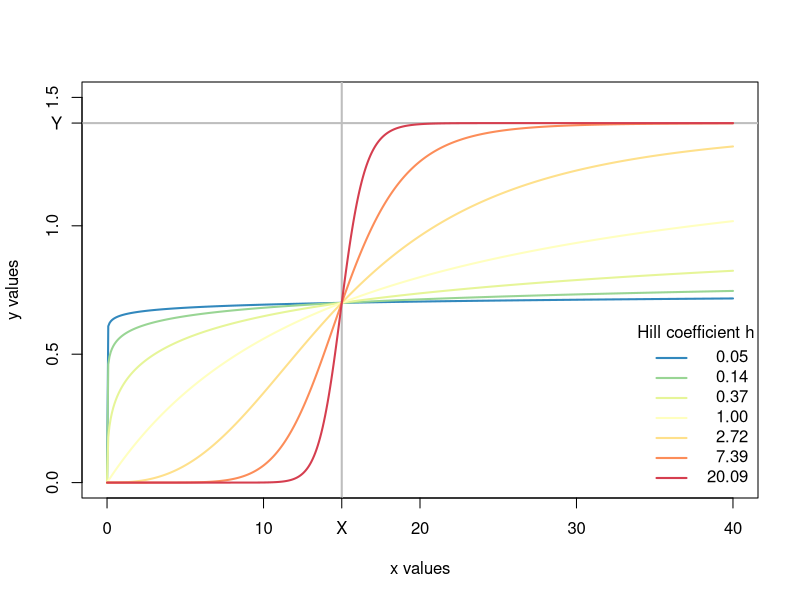
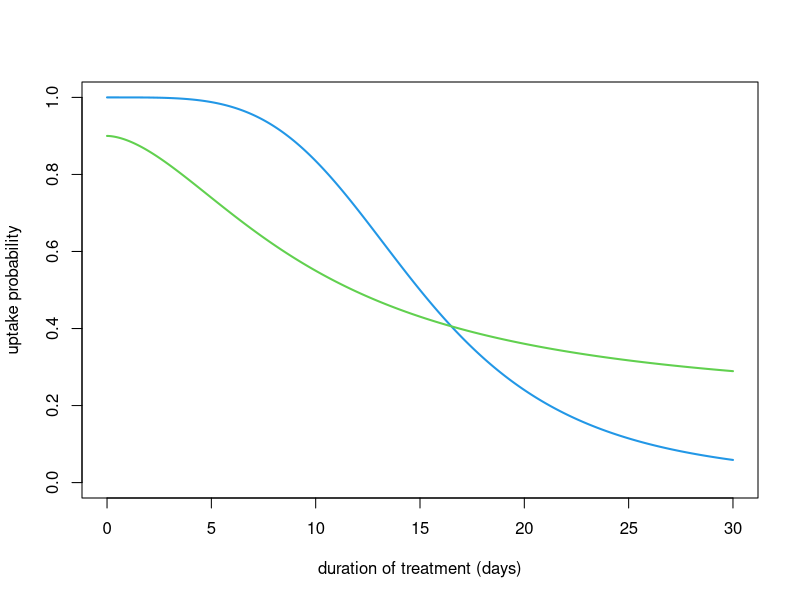
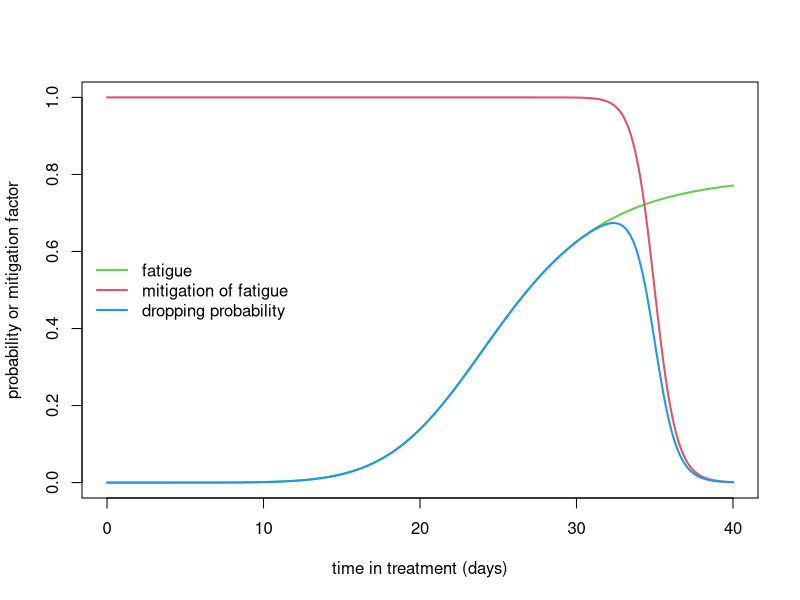
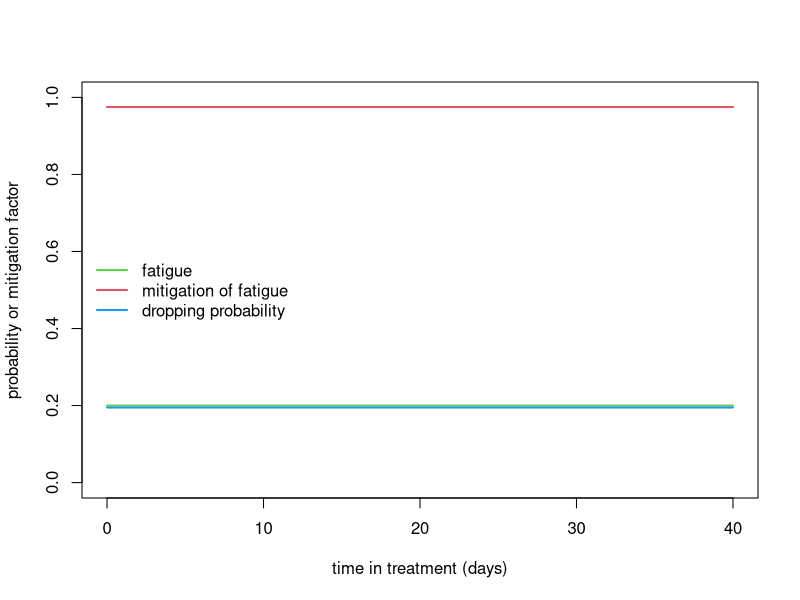
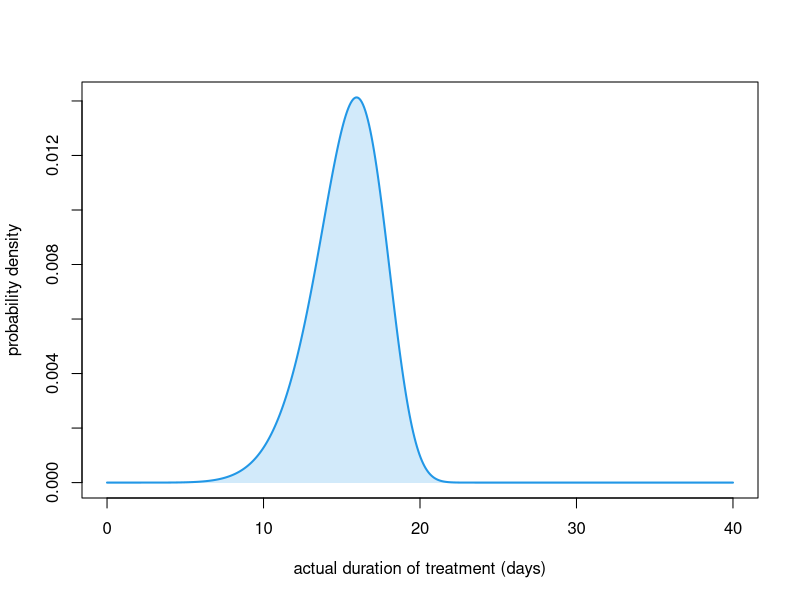
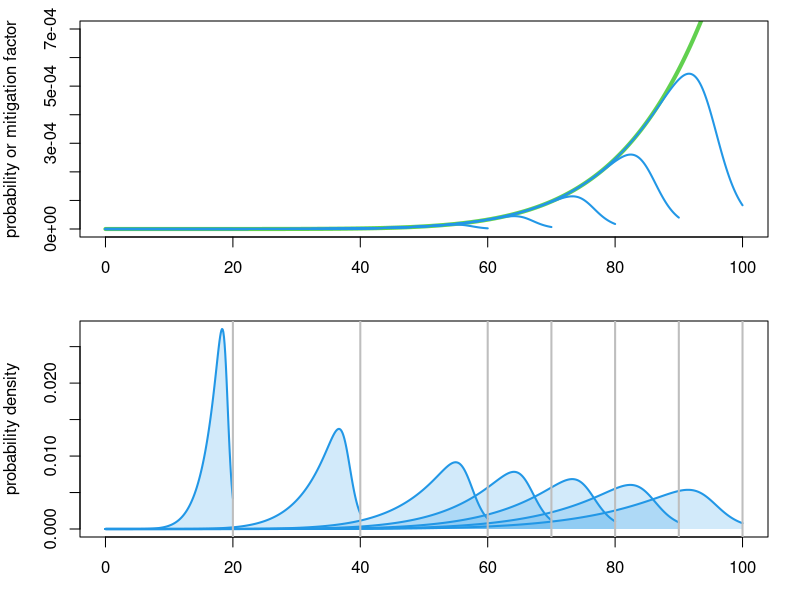
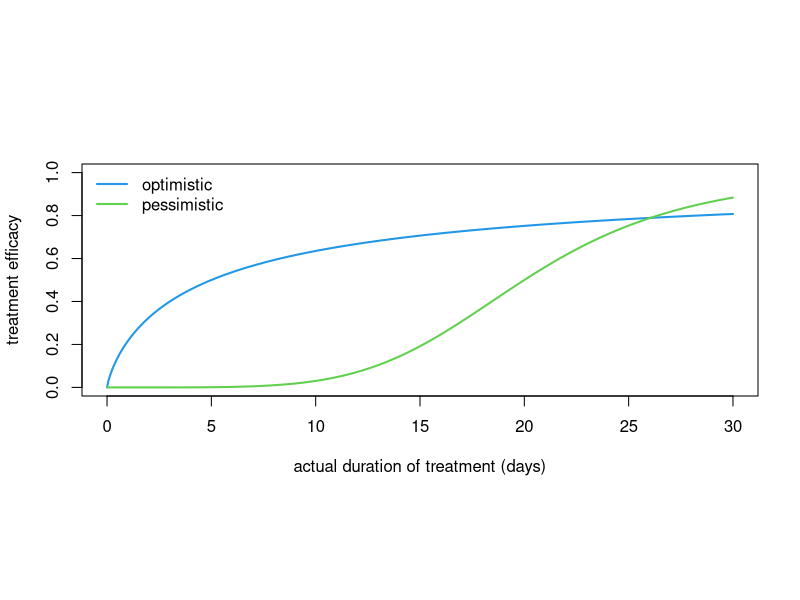
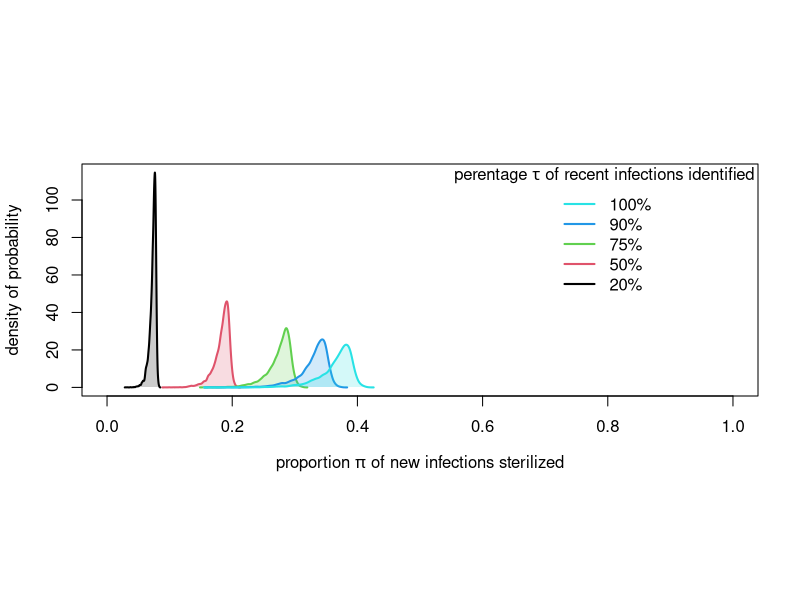

The R source for these figures, in order: (Note: this script raises an error after producing the figures.)
## ---- chunk 1
knitr::knit_hooks$set(
  margin = function(before, options, envir) {
    if (before) par(mgp = c(1.5, .5, 0)) #, bty = "n", plt = c(.105, .97, .13, .97))
    else NULL
  })

knitr::opts_chunk$set(echo       = TRUE,
                      message    = FALSE,
                      cache      = TRUE,
                      autodep    = TRUE,
#                      dev.args   = list(pointsize = 11),
                      fig.height = 5,
                      fig.width  = 1.4 * 5,
                      fig.retina = 2,
                      fig.align  = "center",
                      margin     = TRUE)
## ---- chunk 2
needed_packages <- c(
  "deSolve",
  "tibble",
  "purrr",
  "dplyr",
  "magrittr",
  "RColorBrewer"
)
## ---- chunk 3
to_install <- needed_packages[! needed_packages %in% installed.packages()[,"Package"]]
if (length(to_install)) install.packages(to_install)
## ---- chunk 4
library(tibble)
library(purrr)
library(dplyr)
library(magrittr)
## ---- chunk 5
lwd_val <- 2
## ---- chunk 6
ode2 <- function(...) tibble::as_tibble(as.data.frame(deSolve::ode(...)))

seq2 <- function(...) seq(..., le = 512)

plotl <- function(...) plot(..., type = "l", lwd = 2)

lines2 <- function(...) lines(..., lwd = 2)

legend2 <- function(...) legend(..., bty = "n")

abline2 <- function(..., col = 2) abline(..., lwd = lwd_val, col = col)

plot2 <- function(..., col = 4) plot(..., type = "l", lwd = lwd_val, col = col)

plot3 <- function(...) plot2(..., xlab = "actual duration of treatment (days)")

legend2 <- function(...) legend(..., lty = 1, lwd = lwd_val, bty = "n")

legend3 <- function(x, y, legend, ...) {
  tmp <- legend2(x, y, legend = rep(" ", length(legend)),
                 text.width = max(strwidth(legend)), xjust = 1, yjust = 1, ...)
  text(tmp$rect$left + tmp$rect$w, tmp$text$y, legend, pos = 2)
}

mclapply2 <- function(...) {
  parallel::mclapply(..., mc.cores = parallel::detectCores() - 1)
}

polygon2 <- function(x, y, col = 4, alpha = .2, ...) {
  polygon(c(x[1], x, tail(x, 1)), c(0, y, 0), col = adjustcolor(col, alpha),
          border = NA)
}

polygon3 <- function(x, y1, y2, col = 4, ...) {
  polygon(c(x, rev(x)), c(y1, rev(y2)), col = col, border = NA, ...)
}
## ---- chunk 7
hill <- function(x, X, Y, h) {
  x2h <- x^h
  Y * x2h / (X^h + x2h)
}
## ---- chunk 8
xs <- seq2(0, 40)
X <- 15
Y <- 1.4

plot(NA, xlim = c(0, max(xs)), ylim = c(0, 1.5), xlab = "x values", ylab = "y values")
abline2(v = X, col = "grey")
abline2(h = Y, col = "grey")

hs <- exp(seq(-3, 3))
cols <- rev(RColorBrewer::brewer.pal(n = length(hs), "Spectral"))
walk2(hs, cols, ~ lines2(xs, hill(xs, X, Y, h = .x), col = .y))

legend3("bottomright", col = cols, title = "Hill coefficient h",
        legend = formatC(round(hs, 2), digits = 2, format = "f"))

axis(1, X, "X")
axis(2, Y, "Y", las = 1)
## ---- chunk 9
uptake <- function(d, Xv, Yv, Zv, hv) {
  Zv - hill(d, Xv, Yv, hv)
}
## ---- chunk 10
ds <- seq2(0, 30)
plot2(ds, uptake(ds, 15, 1, 1, 4), ylim = 0:1,
      xlab = "duration of treatment (days)", ylab = "uptake probability")
lines2(ds, uptake(ds, 10, .7, .9, 1.75), col = 3)
## ---- chunk 11
plot_probabilities <- function(
    pd = 40,                      # proposed duration of treatment
    Xf  = 25,   Yf = .8, hf = 7,  # fatigue
    Xmp = .875, Ym = 1,  hm = 50, # mitigation of fatigue
    lwd = 2,
    ylim = 0:1,
    add = FALSE,
    lgnd = TRUE) {                # whether to add the legend to the plot or not
  
  Xm <- Xmp * pd
  ts <- seq2(0, pd)

  fatigue <- hill(ts, Xf, Yf, hf)
  mitigation <- 1 - hill(ts, Xm, Ym, hm)
  
  if (! add) plot(ts, fatigue, ylim = ylim, col = 3, type = "l", lwd = lwd,
                  xlab = "time in treatment (days)",
                  ylab = "probability or mitigation factor")
  lines2(ts, mitigation, col = 2)
  lines2(ts, mitigation * fatigue, col = 4)
  
  if (lgnd & ! add)
    legend2("left", col = c(3, 2, 4),
            legend = c("fatigue", "mitigation of fatigue", "dropping probability"))
}
## ---- chunk 12
plot_probabilities()
## ---- chunk 13
plot_probabilities(hf = 0, hm = 0, Ym = .05, Yf = .4)
## ---- chunk 14
dropping_probability <- function(
    pd = 40,                        # proposed duration of treatment
    Xf  = 25,   Yf = .8, hf = 7,    # fatigue
    Xmp = .875, Ym = 1,  hm = 50,   # mitigation of fatigue
    by = pd / (le - 1), le = 512) { # sampling day in the treatment

  ts <- seq(0, pd, by)
  tibble(x = ts,
         y = hill(ts, Xf, Yf, hf) * (1 - hill(ts, Xmp * pd, Ym, hm)))
}
## ---- chunk 15
dropping_probability()
## ---- chunk 16
effective_duration <- function(
    pd = 40,                        # proposed duration of treatment
    Xf  = 25,   Yf = .8, hf = 7,    # fatigue
    Xmp = .875, Ym = 1,  hm = 50,   # mitigation of fatigue
    by = pd / (le - 1), le = 512) { # sampling effective durations of treatment
  
  dp <- dropping_probability(pd, Xf, Yf, hf, Xmp, Ym, hm, by, le)
  y <- dp$y
  dens <- c(y[1], y[-1] * cumprod(1 - y[-length(y)]))
  tibble(x = dp$x,
         y = dens / sum(dens))
}
## ---- chunk 17
with(effective_duration(), {
  plot3(x, y, ylab = "probability density")
  polygon2(x, y)
})
## ---- chunk 18
explore_dropping <- function(
    Xf  = 200,  Yf  = .15, hf  = 7,
    Xmp = .875, Ym  = 1,   hm  = 50,
    by  = .1, ylim = c(0, .2),
    proposed_durations = c(20, 40, seq(60, 100, 10))) {

  proposed_durations <- sort(proposed_durations)

  eds <- map(proposed_durations,
             ~ effective_duration(.x, Xf, Yf, hf, Xmp, Ym, hm, by))
  
  opar <- par(mfrow = 2:1, plt = c(.1, .96, .21, .93))
  
  plot_probabilities(tail(proposed_durations, 1),
                Xf, Yf, hf, Xmp, Ym, hm, lwd = 4, ylim = ylim, lgnd = FALSE)
  walk(head(proposed_durations, -1),
       ~ plot_probabilities(.x, Xf, Yf, hf, Xmp, Ym, hm, add = TRUE))
  
  plot(NA, xlim = c(0, max(proposed_durations)),
           ylim = c(0, max(unlist(map(eds, ~ .x$y)))),
           xlab = "effective duration of treatment (days)",
           ylab = "probability density")
  walk(eds, ~ with(.x, {
    lines2(.x$x, .x$y, col = 4)
    polygon2(x, y)
  }))
  abline2(v = proposed_durations, col = "grey")
  
  par(opar)
}
## ---- chunk 19
explore_dropping(Xmp = .95, hm = 50, ylim = c(0, .0007))
## ---- chunk 20
draw_durations <- function(
    pd = 40,                        # proposed duration of treatment
    Xf  = 25,   Yf = .8, hf = 7,    # fatigue
    Xmp = .875, Ym = 1,  hm = 50,   # mitigation of fatigue
    by = pd / (le - 1), le = 512,   # sampling effective durations of treatment 
    n = 1000) {                     # number to draw
  with(effective_duration(pd, Xf, Yf, hf, Xmp, Ym, hm, by, le), sample(x, n, TRUE, y)) 
}                    
## ---- chunk 21
draw_durations(n = 16)
## ---- chunk 22
ts <- seq2(0, 30)
plot3(ts, hill(ts, 5, 1, .8), ylim = 0:1, ylab = "treatment efficacy")
lines2(ts, hill(ts, 20, 1, 5), col = 3)
legend2("topleft", legend = c("optimistic", "pessimistic"), col = 4:3)
## ---- chunk 23
pi_value <- function(
    tau = .99,
    pd = 10,
    
    Xv  = 15,   Yv = 1,   hv = 4, Zv = 1,
    Xf  = 200,  Yf = .15, hf = 7,
    Xmp = .875, Ym = 1,   hm = 50,
    Xe  = 10,   Ye = 1,   he = 1,
    
    by = pd / (le - 1), le = 512,
    n = 1000) {
  
  tau *
    uptake(pd, Xv, Yv, Zv, hv) *
    hill(draw_durations(pd, Xf, Yf, hf, Xmp, Ym,  hm, by, le, n), Xe, Ye, he)
}
## ---- chunk 24
tau_vals <- c(.2, .5, .75, .9, 1)

out1 <- tau_vals |>
  map(~ pi_value(tau = .x, pd = 10, n = 1e4, le = 1e6)) |> 
  map(density)

plot2(NA, xlim = 0:1, ylim = c(0, max(unlist(map(out1, extract2, "y")))),
      xlab = expression(paste("proportion ", pi, " of new infections sterilized")),
      ylab = "density of probability")

walk2(out1, seq_along(tau_vals), ~ with(.x, {
  polygon2(x, y, col = .y)
  lines2(x, y, col = .y)
}))

add_legend_sterilization <- function(...) {
  legend2("topright", legend = paste0(rev(100 * tau_vals), "%"),
          col = rev(seq_along(tau_vals)),
          title = expression(paste("perentage ", tau, " of recent infections identified")))
}

add_legend_sterilization()
## ---- chunk 25
quantplot <- function(x, y, probs = c(.025, seq(.05, .95, .05), .975),
                      col = adjustcolor(4, .07)) {
  y <- map_dfr(y, quantile, probs)
  nbcol <- ncol(y)
  nb <- (nbcol - (nbcol %% 2)) / 2 - 1
  walk(0:nb, ~ polygon3(x, y[[1 + .x]], y[[nbcol - .x]], col = col))
}
## ---- chunk 26
pd_vals <- seq(1, 40, le = 512)
out <- map(tau_vals,
           ~ mclapply2(pd_vals,
                       function(x) pi_value(pd = x, tau = .x, n = 1e4, le = 1e6)))
## ---- chunk 27
plot(NA, xlim = c(0, 45), ylim = 0:1,
     xlab = "proposed duration d of treatment (days)",
     ylab = expression(paste("proportion ", pi, " of new infections sterilized")))

walk2(out,
      seq_along(out),
      ~ quantplot(pd_vals, .x,  probs = seq(.025, .975, le = 75),
                  col = adjustcolor(.y, .03)))

add_legend_sterilization()
## ---- chunk 28
sid_dyn <- function(N, I0 = 0, D0, beta, gamma, pi, delta, alpha, times) {
  ode2(c(S = N - I0 - D0, I = I0, D = D0),
       times,
       function(time, state, pars) {
         with(as.list(c(state, pars)), {
           infection <- (1 - pi) * beta * D * S
           dS  <- gamma * I + alpha * D - infection
           dI  <- infection - (delta + gamma) * I
           dD  <- delta * I - alpha * D
           list(c(dS, dI, dD))
         })
       },
       c(beta = beta, gamma = gamma, pi = pi, delta = delta, alpha = alpha))
}
## ---- chunk 29
sid_equ <- function(N, beta, gamma, pi, delta, alpha) {
  Dstar <- delta * N / (alpha + delta) - alpha * (delta + gamma) /
           ((alpha + delta) * (1 - pi) * beta)
  Istar <- alpha * Dstar / delta
  c(S = N - Istar - Dstar, I = Istar, D = Dstar)
}
## ---- chunk 30
plot_sid_dyn_equ <- function(
    N     = 1e5,
    D0    = 350,
    beta  = .000001,
    gamma = 0,
    pi    = 0,
    delta = .0001,
    alpha = 1 / 70,
    times = seq2(0, 25000)) {
  sims <- sid_dyn(N = N, I0 = 0, D0 = D0, beta = beta, gamma = gamma, pi = pi,
                  delta = delta, alpha = alpha, times = times)

  equs <- sid_equ(N = N, beta = beta, gamma = gamma, pi = pi,
                  delta = delta, alpha = alpha)
  
  plotl2 <- function(...) plotl(..., xlab = "time (year)")
  
  opar <- par(mfrow = c(1, 3), cex = 1, plt = c(.25, .95, .25, .9))
  with(sims, {
    plotl2(time, I, col = 2, ylab = "infection prevalence")
    abline(h = equs["I"], col = 2)
    plotl2(time, D, col = 3, ylab = "disease prevalence")
    abline(h = equs["D"], col = 3)
    plotl2(time, delta * I, col = 4, ylab = "yearly disease incidence")
    abline(h = delta * equs["I"], col = 4)
  })
  par(opar)
}
## ---- chunk 31
plot_sid_dyn_equ()
## ---- chunk 32
sid_param_val <- function(inf_prev, dis_prev, dis_incd, N = 1e5) {
  delta <- dis_incd / inf_prev
  alpha <- dis_incd / dis_prev
  c(alpha = alpha,
    beta  = alpha * delta / (delta * N - (alpha + delta) * dis_prev),
    delta = delta)
}
## ---- chunk 33
(sid_p_val <- sid_param_val(2e4, 322, 176))
## ---- chunk 34
plot_sid_dyn_equ(D0    = 322,
             beta  = sid_p_val[["beta"]],
             delta = sid_p_val[["delta"]],
             alpha = sid_p_val[["alpha"]],
             times = seq2(0, 6000))
## ---- chunk 35
siid_dyn <- function(N = 1e5, Is0 = 0, If0 = 0, D0,
                    pi, p, beta, gammas, gammaf, deltas, deltaf, alpha, times) {
  ode2(c(S = N - Is0 - If0 - D0, Is = Is0, If = If0, D = D0),
       times,
       function(time, state, pars) {
         with(as.list(c(state, pars)), {
           infection <- beta * D * S
           dS  <- gammas * Is + gammaf * If + alpha * D - (1 - p * pi) * infection
           dIs <- (1 - p) * infection - (gammas + deltas) * Is
           dIf <- (1 - pi) * p * infection - (gammaf + deltaf) * If
           dD  <- deltas * Is + deltaf * If - alpha * D
           list(c(dS, dIs, dIf, dD))
         })
       },
       c(pi = pi, p = p, beta = beta, gammas = gammas, gammaf = gammaf,
         deltas = deltas, deltaf = deltaf, alpha = alpha))
}
## ---- chunk 36
siid_equ <- function(N = 1e5, pi, p, beta, gammas, gammaf, deltas, deltaf, alpha) {
  A  <- (alpha * deltaf + (1 + deltas) * gammaf) * (1 - p) +
        (alpha * deltas + (alpha + deltaf) * gammas) * (1 - pi) * p + 
        (1 - p * pi) * deltas * deltaf
  D  <- (((1 - p) * deltas * gammaf +
          (1 - pi) * p * gammas * deltaf +
          (1 - p * pi) * deltas * deltaf) * N - 
         (deltas * gammaf + gammas * deltaf + deltas * deltaf) * alpha / beta) / A
  If  <- (N - (alpha / deltas + 1) * D) * (1 - pi) * p * beta * D / 
         (gammaf + deltaf + (1 - deltaf / deltas) * (1 - pi) * p * beta * D)
  Is  <- (alpha * D - deltaf * If) / deltas
  c(S  = N - Is - If - D,
    Is = Is,
    If = If,
    D  = D)
}
## ---- chunk 37
plot_siid_dyn_equ <- function(
    N = 1e5,
    Is0 = 0,
    If0 = 0,
    D0 = 350,
    pi = 0,
    p = .9,
    beta = 1e-6,
    gammas = 0,
    gammaf = 0,
    deltas = 1e-6,
    deltaf = 1e-4,
    alpha = 1 / 70,
    times = seq2(0, 1000000)) {
  
  sims <- siid_dyn(N, Is0, If0, D0,
                  pi, p, beta, gammas, gammaf, deltas, deltaf, alpha, times)

  equs <- siid_equ(N, pi, p, beta, gammas, gammaf, deltas, deltaf, alpha)
  
  plotl2 <- function(...) plotl(..., xlab = "time (year)")
  
  opar <- par(mfrow = c(1, 4)) #, cex = 1, plt = c(.25, .95, .25, .9))
  with(sims, {
    incidence_dyn <- deltas * Is + deltaf * If
    incidence_equ <- deltas * equs["Is"] + deltaf * equs["If"]
    
    plotl2(time, Is + If, col = 1, ylab = "infection prevalence")
    abline(h = equs["Is"] + equs["If"], col = 1)
    
    plotl2(time, D,  col = 2, ylab = "disease prevalence")
    abline(h = equs["D"], col = 2)
    
    plotl2(time, incidence_dyn, col = 3, ylab = "yearly disease incidence")
    abline(h = incidence_equ, col = 3)
    
    plotl2(time, deltaf * If / incidence_dyn, col = 4,
           ylab = "proportion of fast infections")
    abline(h = deltaf * equs["If"] / incidence_equ, col = 4)
  })
  par(opar)
}
## ---- chunk 38
plot_siid_dyn_equ()
## ---- chunk 39
N <- 1e5
beta <- .000001
gamma <- gammas <- gammaf <- 0
pi <- 0
delta <- deltas <- deltaf <- .0001
alpha <- 1 / 70
p <- 1
sid_equ(N, beta, gamma, pi, delta, alpha)
siid_equ(N, pi, p, beta, gammas, gammaf, deltas, deltaf, alpha)
## ---- chunk 40
siid_equ2 <- function(N = 1e5, p, beta, gammas, gammaf, deltas, deltaf, alpha) {
  D <- (((gammaf + deltaf) * deltas +
           (gammas * deltaf - deltas * gammaf) * p) * beta * N -
          (gammas * deltaf + (gammaf + deltaf) * deltas) * alpha) /
    (((alpha + deltas) * deltaf + (1 - p) * (1 + deltas) * gammaf +
        ((deltaf + alpha) * gammas - (deltaf - deltas) * alpha) * p) * beta)
  
  c(D = D,
    I = ((N - D) * (deltaf - deltas) * p * beta - (gammaf + deltaf) * alpha) * D /
      ((deltaf - deltas) * p * beta * D - (gammaf + deltaf) * deltas),
    df = (deltas * N - (alpha + deltas) * D) * deltaf * p * beta * D / 
      ((gammaf + deltaf) * deltas - (deltaf - deltas) * p * beta * D),
    ds = D * (alpha + (deltas * N - (alpha + deltas) * D) * p * beta * deltaf /
                ((deltaf - deltas) * p * beta * D - (gammaf + deltaf) * deltas))
    )
}
## ---- chunk 41
siid_equ(N = 1e5, pi = 0, p = .9, beta = .00001, gammas = 1 / 70, gammaf = 0,
         deltas = 1 / 50, deltaf = 1 / 5, alpha = 1 / 70)

siid_equ2(N = 1e5, p = .9, beta = .00001, gammas = 1 / 70, gammaf = 0,
          deltas = 1 / 50, deltaf = 1 / 5, alpha = 1 / 70)
## ---- chunk 42
plot_siid_dyn_equ2 <- function(
    N = 1e5,
    Is0 = 0,
    If0 = 0,
    D0 = 350,
    pi = 0,
    p = .9,
    beta = 1e-6,
    gammas = 0,
    gammaf = 0,
    deltas = 1e-6,
    deltaf = 1e-4,
    alpha = 1 / 70,
    times = seq2(0, 1000000)) {
  
  sims <- siid_dyn(N, Is0, If0, D0,
                  pi, p, beta, gammas, gammaf, deltas, deltaf, alpha, times)

  equs <- siid_equ2(N, p, beta, gammas, gammaf, deltas, deltaf, alpha)

  plotl2 <- function(...) plotl(..., xlab = "time (year)")
  
  opar <- par(mfrow = c(1, 4)) #, cex = 1, plt = c(.25, .95, .25, .9))
  with(sims, {
    plotl2(time, Is + If, col = 1, ylab = "infection prevalence")
    abline(h = equs["I"], col = 1)
    
    plotl2(time, D,  col = 2, ylab = "disease prevalence")
    abline(h = equs["D"], col = 2)
    
    plotl2(time, deltaf * If, col = 3, ylab = "yearly fast disease incidence")
    abline(h = equs["df"], col = 3)

    plotl2(time, deltas * Is, col = 4, ylab = "yearly slow disease incidence")
    abline(h = equs["ds"], col = 4)
  })
  par(opar)
}
## ---- chunk 43
plot_siid_dyn_equ2()
## ---- chunk 44
siid_equ3 <- function(N = 1e5, p, beta, deltas, deltaf, alpha) {
  D <- deltaf * deltas * (beta * N - alpha) / 
       (((alpha + deltas) * deltaf - (deltaf - deltas) * alpha * p) * beta)
  
  c(D = D,
    I = ((N - D) * (deltaf - deltas) * p * beta - deltaf * alpha) * D /
        ((deltaf - deltas) * p * beta * D - deltaf * deltas),
    df = (deltas * N - (alpha + deltas) * D) * deltaf * p * beta * D /
        (deltaf * deltas - (deltaf - deltas) * p * beta * D),
    ds = (alpha + (deltas * N - (alpha + deltas) * D) * p * beta * deltaf / 
            ((deltaf - deltas) * p * beta * D - deltaf * deltas)) * D
    )
}

siid_equ2(N = 1e5, p = .9, beta = .00001, gammas = 0, gammaf = 0, deltas = 1 / 50,
          deltaf = 1 / 5, alpha = 1 / 70)

siid_equ3(N = 1e5, p = .9, beta = .00001, deltas = 1 / 50, deltaf = 1 / 5,
          alpha = 1 / 70)
## ---- chunk 45
siid_param_val <- function(I, D, ds, df, N, deltaf) {
  c(alpha  = (df + ds) / D,
    beta   = (df + ds) / ((N - I - D) * D),
    deltas = deltaf * ds / (deltaf * I - df),
    p      = df / (df + ds))
}
## ---- chunk 46
x <- .9
di <- 176
D <- 322
df <- round(x * di)
siid_param_val(I = 1e4, D = D, ds = di - df, df = df, N = 1e5, deltaf = 1 / 2)
siid_param_val(I = 3e4, D = D, ds = di - df, df = df, N = 1e5, deltaf = 1 / 2)
## ---- chunk 47
deltaf <- 1 / 2
N <- 1e5
x <- .9
di <- 176
D0 <- 322
df <- x * di

siid_p_val <- siid_param_val(I = 2e4, D = D0, ds = di - df, df = df, N = N,
                             deltaf = deltaf)

a <- siid_equ(N = N, pi = 0, p = siid_p_val[["p"]], beta = siid_p_val[["beta"]],
              gammas = 0, gammaf = 0, deltas = siid_p_val[["deltas"]], deltaf = deltaf,
              alpha = siid_p_val[["alpha"]])

b <- siid_equ2(N = N, p = siid_p_val[["p"]], beta = siid_p_val[["beta"]],
               gammas = 0, gammaf = 0, deltas = siid_p_val[["deltas"]], deltaf = deltaf,
               alpha = siid_p_val[["alpha"]])

a["D"]
sum(a[c("Is", "If")])
b["I"]
(d <- sum(b[c("df", "ds")]))
b[["df"]] / d
## ---- chunk 48
times <- 2025 + seq2(0, 30)
deltaf <- 1 / 2
N <- 1e5
I0 <- 2e4
x <- .9
di <- 176
D0 <- 322
df <- x * di

siid_p_val <- siid_param_val(I = I0, D = D0, ds = di - df, df = df, N = N,
                             deltaf = deltaf)

start_val <- siid_equ(N = N, pi = 0, p = siid_p_val[["p"]], beta = siid_p_val[["beta"]],
                      gammas = 0, gammaf = 0, deltas = siid_p_val[["deltas"]],
                      deltaf = deltaf, alpha = siid_p_val[["alpha"]])

pi_effect <- function(pi) {
  siid_dyn(N = 1e5, Is0 = start_val[["Is"]], If0 = start_val[["If"]], D0, pi,
           p      = siid_p_val[["p"]],
           beta   = siid_p_val[["beta"]], gammas = 0, gammaf = 0,
           deltas = siid_p_val[["deltas"]], deltaf = deltaf,
           alpha  = siid_p_val[["alpha"]], times) |> 
    mutate(d = deltaf * If + siid_p_val[["deltas"]] * Is)
}

plot(NA, xlim = range(times), ylim = c(0, di),
     xlab = "year", ylab = "disease incidence (/year/100,000)")

seq(0, 1, .1) |> 
  map(pi_effect) |> 
  walk(~ with(.x, lines2(time, d, col = 4)))
